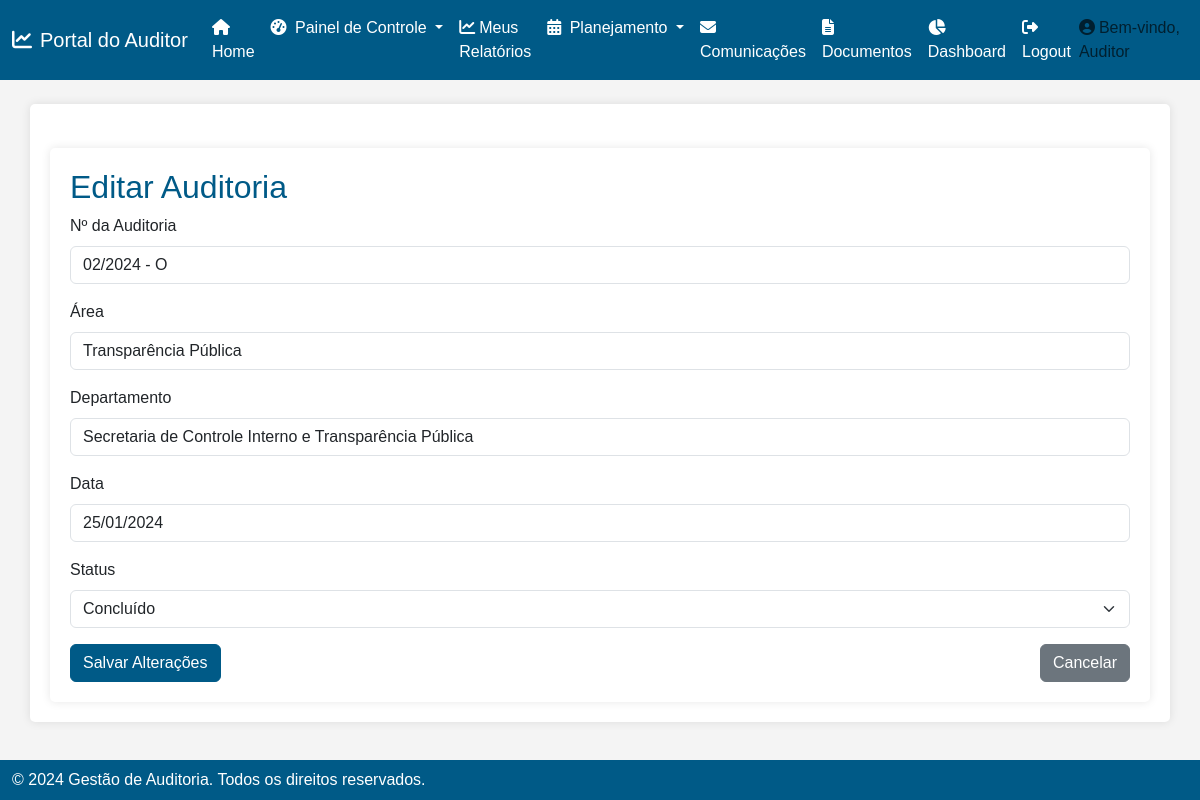
Page /editar_auditoria/2 on the committed database.
### app.py (models this page shows)
class Auditoria(db.Model):
    id = db.Column(db.Integer, primary_key=True)
    numero_auditoria = db.Column(db.String(100), nullable=False)
    area = db.Column(db.String(100), nullable=False)
    departamento = db.Column(db.String(100), nullable=False)
    data = db.Column(db.Date, nullable=False)
    status = db.Column(db.String(50), nullable=False)  # Adicionando a coluna 'status'

### app.py (the view, shortened to what this page needs)
@app.route('/editar_auditoria/<int:id>', methods=['GET', 'POST'])
def editar_auditoria(id):
    auditoria = Auditoria.query.get_or_404(id)
    return render_template('editar_auditoria.html', auditoria=auditoria)

### templates/editar_auditoria.html (shortened to what this page needs)
{% extends "base.html" %}
{% block content %}
    <div class="container mt-4">
        <h2>Editar Auditoria</h2>
        <form method="POST">
            <div class="mb-3">
                <label for="numero_auditoria" class="form-label">Nº da Auditoria</label>
                <input type="text" class="form-control" name="numero_auditoria" value="{{ auditoria.numero_auditoria }}" required>
            </div>
            <div class="mb-3">
                <label for="area" class="form-label">Área</label>
                <input type="text" class="form-control" name="area" value="{{ auditoria.area }}" required>
            </div>
            <div class="mb-3">
                <label for="departamento" class="form-label">Departamento</label>
                <input type="text" class="form-control" name="departamento" value="{{ auditoria.departamento }}" required>
            </div>
            <div class="mb-3">
                <label for="data" class="form-label">Data</label>
                <input type="text" class="form-control" name="data" value="{{ auditoria.data.strftime('%d/%m/%Y') }}" required>
            </div>
            <div class="mb-3">
                <label for="status" class="form-label">Status</label>
                <select class="form-select" name="status" required>
                    <option value="Concluído" {% if auditoria.status == 'Concluído' %}selected{% endif %}>Concluído</option>
                </select>
            </div>
            <div class="d-flex justify-content-between">
                <button type="submit" class="btn btn-primary">Salvar Alterações</button>
                <a href="{{ url_for('dashboard') }}" class="btn btn-secondary">Cancelar</a>
            </div>
        </form>
    </div>
{% endblock %}

### templates/base.html (style rules this page uses)
body { font-family: Arial, sans-serif; background-color: #f4f4f4; }
.container { background-color: white; border-radius: 5px; box-shadow: 0 0 10px rgba(0,0,0,0.1); padding: 20px; margin-top: 20px; }
h1, h2 { color: #005a87; }
.btn-primary { background-color: #005a87; border-color: #005a87; }

### rows in the picture
Auditoria: numero_auditoria "02/2024 - O", area "Transparência Pública", departamento "Secretaria de Controle Interno e Transparência Pública", data "25/01/2024", status "Concluído"
